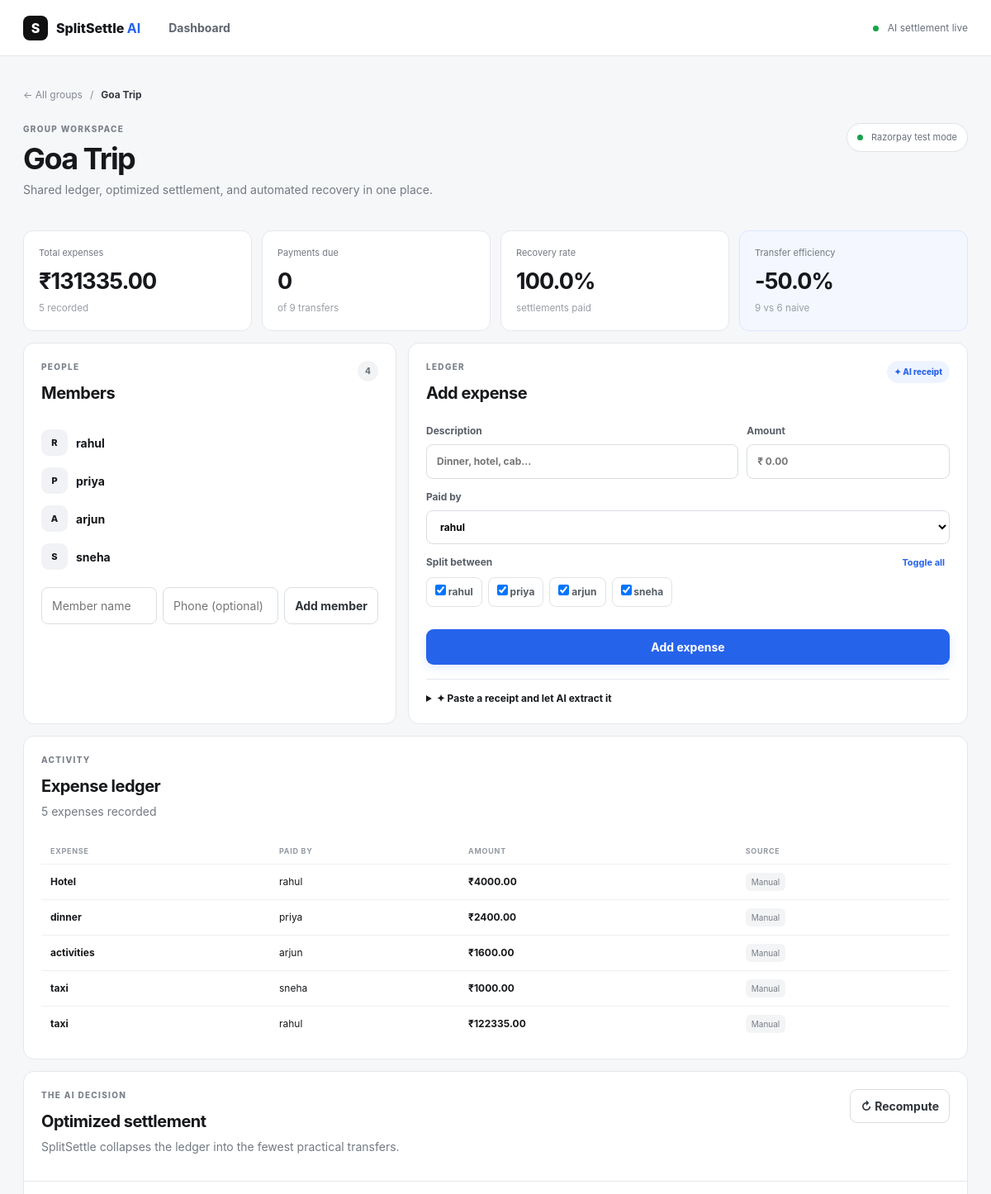
Screenshot of /groups/1 (upper part) with the database file from the repository.
### app/models.py (models this page shows)
class Group(SQLModel, table=True):
    id: Optional[int] = Field(
        default=None,
        primary_key=True,
    )
    name: str
    created_at: datetime = Field(
        default_factory=datetime.utcnow,
    )

class Member(SQLModel, table=True):
    id: Optional[int] = Field(
        default=None,
        primary_key=True,
    )
    group_id: int = Field(
        foreign_key="group.id",
    )
    name: str
    phone: Optional[str] = None

class Expense(SQLModel, table=True):
    id: Optional[int] = Field(
        default=None,
        primary_key=True,
    )
    group_id: int = Field(
        foreign_key="group.id",
    )
    description: str
    amount: float
    paid_by_member_id: int = Field(
        foreign_key="member.id",
    )
    source: str = Field(
        default="manual",
    )
    created_at: datetime = Field(
        default_factory=datetime.utcnow,
    )

### app/main.py (the view)
@app.get(
    "/groups/{group_id}",
    response_class=HTMLResponse,
)
def group_detail(
    group_id: int,
    request: Request,
    session: Session = Depends(get_session),
):
    group = get_group_or_redirect(
        group_id,
        session,
    )
    if not group:
        return RedirectResponse(
            "/",
            status_code=303,
        )
    members = get_group_members(
        group_id,
        session,
    )
    expenses = session.exec(
        select(Expense)
        .where(
            Expense.group_id == group_id
        )
    ).all()
    settlements = session.exec(
        select(Settlement)
        .where(
            Settlement.group_id == group_id
        )
    ).all()
    audit = session.exec(
        select(AuditLog)
        .where(
            AuditLog.group_id == group_id
        )
        .order_by(
            AuditLog.created_at.desc()
        )
    ).all()
    member_map = {
        m.id: m.name
        for m in members
    }
    paid = sum(
        1
        for settlement in settlements
        if settlement.status == "paid"
    )
    total_settlements = len(
        settlements
    )
    recovery_rate = (
        round(
            100 * paid / total_settlements,
            1,
        )
        if total_settlements
        else 0.0
    )
    shares = session.exec(
        select(ExpenseShare)
        .join(Expense)
        .where(
            Expense.group_id == group_id
        )
    ).all()
    member_ids = [
        m.id
        for m in members
    ]
    net = compute_net_balances(
        [e.model_dump() for e in expenses],
        [s.model_dump() for s in shares],
        member_ids,
    )
    active_members = [
        member_id
        for member_id in member_ids
        if abs(net.get(member_id, 0)) > 0.01
    ]
    naive_count = naive_transaction_count(
        len(active_members)
    )
    efficiency = (
        round(
            100 * (
                1 - total_settlements / naive_count
            ),
            1,
        )
        if naive_count
        else 0.0
    )
    return templates.TemplateResponse(
        "group.html",
        {
            "request": request,
            "group": group,
            "members": members,
            "member_map": member_map,
            "expenses": expenses,
            "settlements": settlements,
            "audit": audit,
            "settlement_remaining": settlement_remaining,
            "recovery_rate": recovery_rate,
            "efficiency": efficiency,
            "naive_count": naive_count,
            "total_settlements": total_settlements,
            "razorpay_live": razorpay_client.is_live(),
        },
    )

### templates/group.html (shortened to what this page needs)
{% extends "base.html" %}
{% block content %}
<div class="breadcrumbs">
  <a href="/">← All groups</a>
  <span>/</span>
  <b>{{ group.name }}</b>
</div>
<section class="group-head">
  <div>
    <div class="kicker">GROUP WORKSPACE</div>
    <h1>{{ group.name }}</h1>
    <p>Shared ledger, optimized settlement, and automated recovery in one place.</p>
  </div>
  <div class="mode-chip">
    <i></i>
    {% if razorpay_live %}
      Razorpay test mode
    {% else %}
      Demo / mock mode
    {% endif %}
  </div>
</section>
{% set total=namespace(v=0) %}
{% for e in expenses %}
  {% set total.v=total.v+e.amount %}
{% endfor %}
{% set unpaid=settlements|selectattr("status","ne","paid")|list|length %}
{% set recovery_ready=settlements|selectattr("status","ne","paid")|selectattr("reminder_count","ge",3)|list|length %}
<section class="stats-grid">
  <div class="stat">
    <span>Total expenses</span>
    <strong>₹{{ "%.2f"|format(total.v) }}</strong>
    <small>{{ expenses|length }} recorded</small>
  </div>
  <div class="stat">
    <span>Payments due</span>
    <strong>{{ unpaid }}</strong>
    <small>of {{ settlements|length }} transfers</small>
  </div>
  <div class="stat">
    <span>Recovery rate</span>
    <strong>{{ recovery_rate }}%</strong>
    <small>settlements paid</small>
  </div>
  <div class="stat accent">
    <span>Transfer efficiency</span>
    <strong>{{ efficiency }}%</strong>
    <small>{{ total_settlements }} vs {{ naive_count }} naive</small>
  </div>
</section>
<div class="workspace-grid">
<section class="panel">
  <div class="panel-head">
    <div>
      <div class="kicker">PEOPLE</div>
      <h2>Members</h2>
    </div>
    <span class="count">{{ members|length }}</span>
  </div>
  <div class="member-list">
    {% for m in members %}
      <div class="member">
        <span class="avatar">{{ m.name[:1]|upper }}</span>
        <div>
          <strong>{{ m.name }}</strong>
        </div>
      </div>
    {% else %}
      <div class="empty-inline">
        No members yet.
      </div>
    {% endfor %}
  </div>
  <form
    method="post"
    action="/groups/{{ group.id }}/members"
    class="compact-form"
  >
    <input
      name="name"
      placeholder="Member name"
      required
    >
    <input
      name="phone"
      placeholder="Phone (optional)"
    >
    <button class="secondary">
      Add member
    </button>
  </form>
</section>
<section class="panel" id="expense-card">
  <div class="panel-head">
    <div>
      <div class="kicker">LEDGER</div>
      <h2>Add expense</h2>
    </div>
    <span class="ai-badge">
      ✦ AI receipt
    </span>
  </div>
  {% if members %}
  <form
    method="post"
    action="/groups/{{ group.id }}/expenses"
    id="expense-form"
    class="expense-form"
  >
    <div class="two-col">
      <label>
        Description
        <input
          name="description"
          id="expense-description"
          placeholder="Dinner, hotel, cab…"
          required
        >
      </label>
      <label>
        Amount
        <input
          name="amount"
          id="expense-amount"
          type="number"
          step="0.01"
          min="0.01"
          placeholder="₹ 0.00"
          required
        >
      </label>
    </div>
    <label>
      Paid by
      <select
        name="paid_by"
        id="expense-paid-by"
        required
      >
        {% for m in members %}
          <option value="{{ m.id }}">
            {{ m.name }}
          </option>
        {% endfor %}
      </select>
    </label>
    <div class="split-head">
      <span>Split between</span>
      <button
        type="button"
        class="text-btn"
        onclick="toggleSplits()"
      >
        Toggle all
      </button>
    </div>
    <div class="member-checks">
      {% for m in members %}
        <label class="check-card">
          <input
            type="checkbox"
            name="split_between"
            value="{{ m.id }}"
            checked
          >
          <span>{{ m.name }}</span>
        </label>
      {% endfor %}
    </div>
    <button class="primary wide">
      Add expense
    </button>
  </form>
  <details class="receipt-box">
    <summary>
      ✦ Paste a receipt and let AI extract it
    </summary>
  </details>
  {% else %}
    <div class="empty-inline">
      Add at least one member before recording an expense.
    </div>
  {% endif %}
</section>
</div>
<section class="panel table-panel">
  <div class="panel-head">
    <div>
      <div class="kicker">ACTIVITY</div>
      <h2>Expense ledger</h2>
      <p>
        {{ expenses|length }}
        expense{% if expenses|length != 1 %}s{% endif %}
        recorded
      </p>
    </div>
  </div>
  {% if expenses %}
  <div class="table-wrap">
    <table>
      <thead>
        <tr>
          <th>Expense</th>
          <th>Paid by</th>
          <th>Amount</th>
          <th>Source</th>
        </tr>
      </thead>
      <tbody>
        {% for e in expenses %}
        <tr>
          <td>
            <strong>{{ e.description }}</strong>
          </td>
          <td>
            {{ member_map.get(e.paid_by_member_id, "?") }}
          </td>
          <td>
            <strong>
              ₹{{ "%.2f"|format(e.amount) }}
            </strong>
          </td>
          <td>
            <span class="tag">
              {% if e.source == "receipt_ai" %}
                ✦ AI receipt
              {% else %}
                Manual
              {% endif %}
            </span>
          </td>
        </tr>
        {% endfor %}
      </tbody>
    </table>
  </div>
  {% else %}
    <div class="empty-inline">
      No expenses yet. Add the first one above.
    </div>
  {% endif %}
</section>
<section
  class="panel settlement-panel"
  id="settlement-panel"
>
  <div class="settlement-head">
    <div>
      <div class="kicker">THE AI DECISION</div>
      <h2>Optimized settlement</h2>
      <p>
        SplitSettle collapses the ledger into the fewest practical transfers.
      </p>
    </div>
    <form
      method="post"
      action="/groups/{{ group.id }}/compute-settlement"
    >
      <button class="secondary">
        ↻ Recompute
      </button>
    </form>
  </div>
</section>
{% endblock %}

### templates/base.html (shortened to what this page needs)
<!doctype html>
<html lang="en">
<head>
  <link rel="stylesheet" href="/static/style.css">
</head>
<body>
<header class="topbar">
  <div class="topbar-inner">
    <a class="brand" href="/">
      <span class="brand-mark">S</span><span>SplitSettle <b>AI</b></span>
    </a>
    <nav><a href="/">Dashboard</a></nav>
    <div class="live-status"><i></i> AI settlement live</div>
  </div>
</header>
<main class="page-shell">{% block content %}{% endblock %}</main>
</body>
</html>

### rows the page displays
Group: name "Goa Trip"
Member: name "R", name "rahul", get "rahul"
Member: name "P", name "priya", get "priya"
Member: name "A", name "arjun", get "arjun"
Member: name "S", name "sneha", get "sneha"
Expense: description "Hotel", amount "4000.00", source "Manual"
Expense: description "dinner", amount "2400.00", source "Manual"
Expense: description "activities", amount "1600.00", source "Manual"
Expense: description "taxi", amount "1000.00", source "Manual"
Expense: description "taxi", amount "122335.00", source "Manual"

### other values shown
{{ "%.2f"|format(total.v) }} "131335.00"
{{ expenses|length }} "5"
{{ unpaid }} "0"
{{ settlements|length }} "9"
{{ recovery_rate }} "100.0"
{{ efficiency }} "-50.0"
{{ total_settlements }} "9"
{{ naive_count }} "6"
{{ members|length }} "4"
form field paid_by "rahul"
